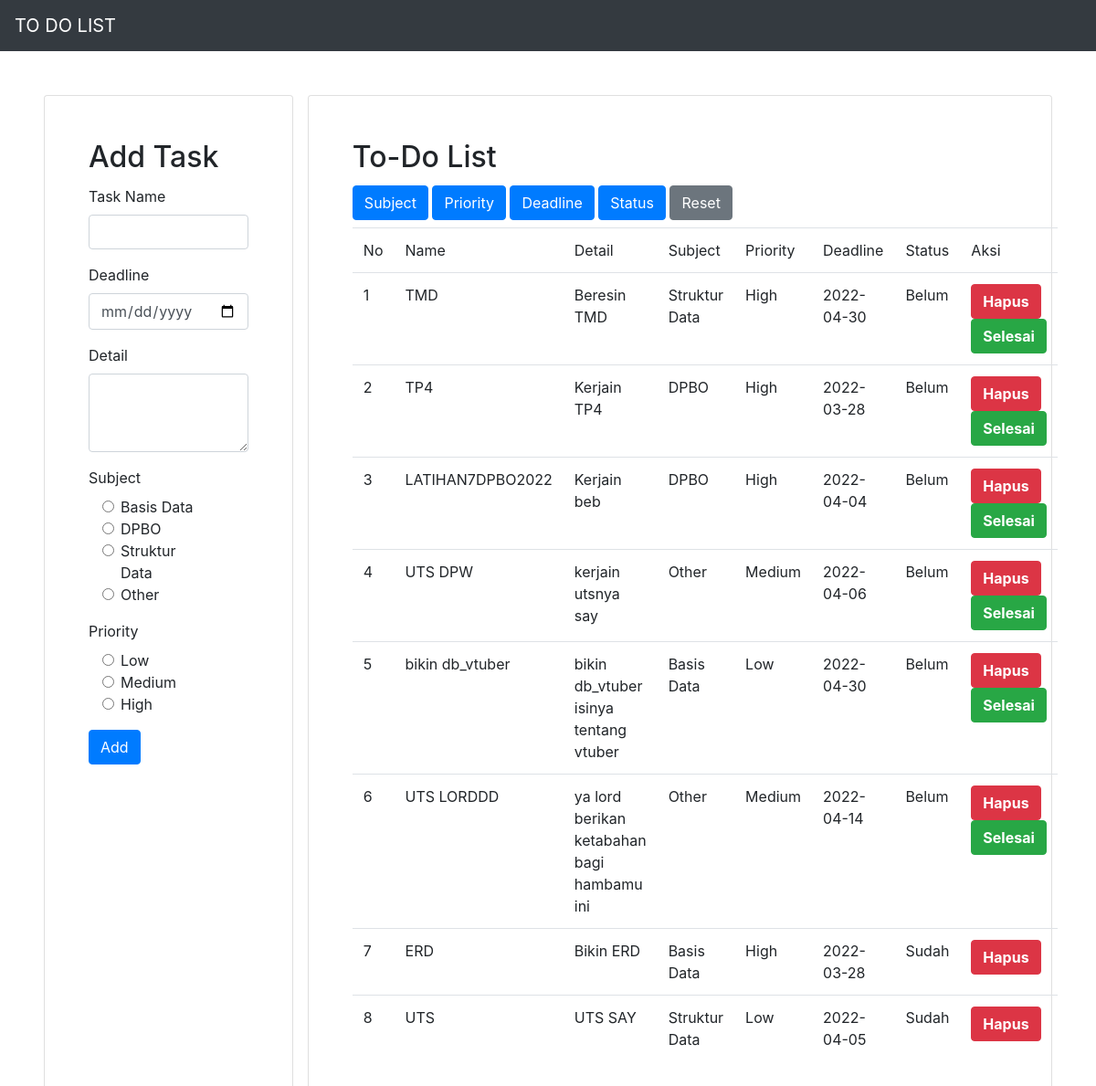
The page /index.php?sortingTask=status_td on the database its author committed.
### tables this page shows
CREATE TABLE `tb_to_do` (
  `id` int(10) NOT NULL,
  `name_td` varchar(255) NOT NULL,
  `details_td` text NOT NULL,
  `subject_td` varchar(255) NOT NULL,
  `priority_td` varchar(255) NOT NULL,
  `deadline_td` date NOT NULL,
  `status_td` varchar(255) NOT NULL
);

### conf.php (called while the page is built)
<?php
$db_host = "localhost";
$db_user = "root";
$db_password = "";
$db_name = "db_task";
?>

### DB.php (called while the page is built, shortened)
<?php
class DB{
	var $db_host = '';
	var $db_user = '';
	var $db_password = '';
	var $db_name = '';
	var $db_link = '';
	var $result = 0;
	function DB($db_host='', $db_user='', $db_password='', $db_name=''){
		$this->db_host = $db_host;
		$this->db_user = $db_user;
		$this->db_password = $db_password;
		$this->db_name = $db_name;
	}
	function open(){
		$this->db_link = mysqli_connect($this->db_host, $this->db_user, $this->db_password, $this->db_name);
	}
	function execute($query=""){
		$this->result = mysqli_query($this->db_link, $query);
		return $this->result;
	}
	function getResult(){
		return mysqli_fetch_array($this->result);
	}
}
?>

### Task.php (called while the page is built, shortened)
<?php
class Task extends DB{
	function sortingTask($mode, $category){
		if ($mode == 1) {
			$query = "SELECT * FROM tb_to_do ORDER BY $category";
		}else {
			$query = "SELECT * FROM tb_to_do ORDER BY
						(CASE
						WHEN $category = 'High' THEN 1
						WHEN $category = 'Medium' THEN 2
						ELSE 3 END)";
		}
		return $this->execute($query);
	}
}
?>

### index.php (the view, shortened to what this page needs)
<?php
include("conf.php");
include("DB.php");
include("Task.php");
$otask = new Task($db_host, $db_user, $db_password, $db_name);
$otask->open();
$otask->getTask();
if (isset($_GET['sortingTask'])) {
	$category = $_GET['sortingTask'];
	if ($category == "reset") {
		$otask->getTask();
	}else if ($category == "priority_td") {
		$otask->sortingTask(0, $category);
	}else {
		$otask->sortingTask(1, $category);
	}
}
$data = null;
$no = 1;
while (list($id, $tname, $tdetails, $tsubject, $tpriority, $tdeadline, $tstatus) = $otask->getResult()) {
	if($tstatus == "Sudah"){
		$data .= "<tr>
		<td>" . $no . "</td>
		<td>" . $tname . "</td>
		<td>" . $tdetails . "</td>
		<td>" . $tsubject . "</td>
		<td>" . $tpriority . "</td>
		<td>" . $tdeadline . "</td>
		<td>" . $tstatus . "</td>
		<td>
		<button class='btn btn-danger'><a href='index.php?id_hapus=" . $id . "' style='color: white; font-weight: bold;'>Hapus</a></button>
		</td>
		</tr>";
		$no++;
	}
	else{
		$data .= "<tr>
		<td>" . $no . "</td>
		<td>" . $tname . "</td>
		<td>" . $tdetails . "</td>
		<td>" . $tsubject . "</td>
		<td>" . $tpriority . "</td>
		<td>" . $tdeadline . "</td>
		<td>" . $tstatus . "</td>
		<td>
		<button class='btn btn-danger'><a href='index.php?id_hapus=" . $id . "' style='color: white; font-weight: bold;'>Hapus</a></button>
		<button class='btn btn-success' ><a href='index.php?id_status=" . $id .  "' style='color: white; font-weight: bold;'>Selesai</a></button>
		</td>
		</tr>";
		$no++;
	}
}

### rows shown on the page
tb_to_do: name_td "TMD", details_td "Beresin TMD", subject_td "Struktur Data", priority_td "High", deadline_td "2022-04-30", status_td "Belum"
tb_to_do: name_td "TP4", details_td "Kerjain TP4", subject_td "DPBO", priority_td "High", deadline_td "2022-03-28", status_td "Belum"
tb_to_do: name_td "LATIHAN7DPBO2022", details_td "Kerjain beb", subject_td "DPBO", priority_td "High", deadline_td "2022-04-04", status_td "Belum"
tb_to_do: name_td "UTS DPW", details_td "kerjain utsnya say", subject_td "Other", priority_td "Medium", deadline_td "2022-04-06", status_td "Belum"
tb_to_do: name_td "bikin db_vtuber", details_td "bikin db_vtuber isinya tentang vtuber", subject_td "Basis Data", priority_td "Low", deadline_td "2022-04-30", status_td "Belum"
tb_to_do: name_td "UTS LORDDD", details_td "ya lord berikan ketabahan bagi hambamu ini", subject_td "Other", priority_td "Medium", deadline_td "2022-04-14", status_td "Belum"
tb_to_do: name_td "ERD", details_td "Bikin ERD", subject_td "Basis Data", priority_td "High", deadline_td "2022-03-28", status_td "Sudah"
tb_to_do: name_td "UTS", details_td "UTS SAY", subject_td "Struktur Data", priority_td "Low", deadline_td "2022-04-05", status_td "Sudah"
